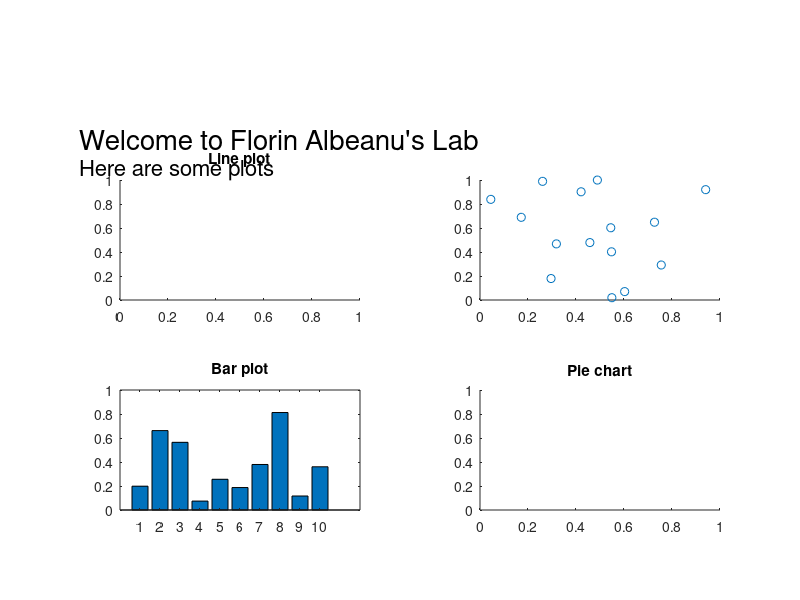

MATLAB code for this plot:
%% can you see this change???
close all
clear all
clc

handles.Fig = figure('Position', [200 200 400 600],'numbertitle','off', 'MenuBar', 'none');
handles.title = annotation('textbox',[.1 .75 .9 .2],'string','Welcome to Florin Albeanu''s Lab','edgecolor','none','fontsize',20);
handles.subtitle = annotation('textbox',[.1 .7 .9 .2],'string','Here are some plots','edgecolor','none','fontsize',16);

%% A line plot
handles.Axes.Line = axes('Position', [.15 .5 .3 .2]);
title('Line plot')

%% A scatter plot
handles.Axes.Scatter = axes('Position', [2*.15+.3 .5 .3 .2]);
title('Scatter ploot')
scatter(rand(15,1),rand(15,1))


%% A bar plot
handles.Axes.Bar = axes('Position', [.15 .15 .3 .2]);
bar(rand(10,1));
title('Bar plot')

%% A pie chart
handles.Axes.Pie = axes('Position', [2*.15+.3 .15 .3 .2]);
title('Pie chart')


%Cristina's commenmt
